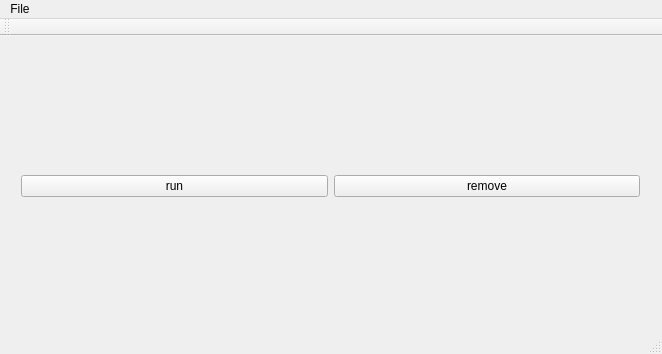
<?xml version="1.0" encoding="UTF-8"?>
<ui version="4.0">
 <class>MainWindow</class>
 <widget class="QMainWindow" name="MainWindow">
  <property name="geometry">
   <rect>
    <x>0</x>
    <y>0</y>
    <width>662</width>
    <height>354</height>
   </rect>
  </property>
  <property name="sizePolicy">
   <sizepolicy hsizetype="Maximum" vsizetype="Maximum">
    <horstretch>0</horstretch>
    <verstretch>0</verstretch>
   </sizepolicy>
  </property>
  <property name="windowTitle">
   <string>MainWindow</string>
  </property>
  <widget class="QWidget" name="centralWidget">
   <widget class="QWidget" name="horizontalLayoutWidget">
    <property name="geometry">
     <rect>
      <x>10</x>
      <y>10</y>
      <width>641</width>
      <height>281</height>
     </rect>
    </property>
    <layout class="QHBoxLayout" name="layoutMain">
     <item>
      <layout class="QVBoxLayout" name="layoutList">
       <item>
        <layout class="QHBoxLayout" name="layoutButton">
         <item>
          <widget class="QPushButton" name="buttonRun">
           <property name="text">
            <string>run</string>
           </property>
          </widget>
         </item>
         <item>
          <widget class="QPushButton" name="buttonDelete">
           <property name="text">
            <string>remove</string>
           </property>
          </widget>
         </item>
        </layout>
       </item>
      </layout>
     </item>
    </layout>
   </widget>
  </widget>
  <widget class="QMenuBar" name="menuBar">
   <property name="geometry">
    <rect>
     <x>0</x>
     <y>0</y>
     <width>662</width>
     <height>19</height>
    </rect>
   </property>
   <widget class="QMenu" name="menuFile">
    <property name="title">
     <string>File</string>
    </property>
    <addaction name="actionAdd_New_Game"/>
    <addaction name="actionSet_Total_Time"/>
   </widget>
   <addaction name="menuFile"/>
  </widget>
  <widget class="QToolBar" name="mainToolBar">
   <attribute name="toolBarArea">
    <enum>TopToolBarArea</enum>
   </attribute>
   <attribute name="toolBarBreak">
    <bool>false</bool>
   </attribute>
  </widget>
  <widget class="QStatusBar" name="statusBar"/>
  <action name="actionAdd_New_Game">
   <property name="text">
    <string>Add New Game</string>
   </property>
   <property name="shortcut">
    <string>A</string>
   </property>
  </action>
  <action name="actionSet_Total_Time">
   <property name="text">
    <string>Set Total Time</string>
   </property>
  </action>
 </widget>
 <layoutdefault spacing="6" margin="11"/>
 <resources/>
 <connections/>
</ui>
